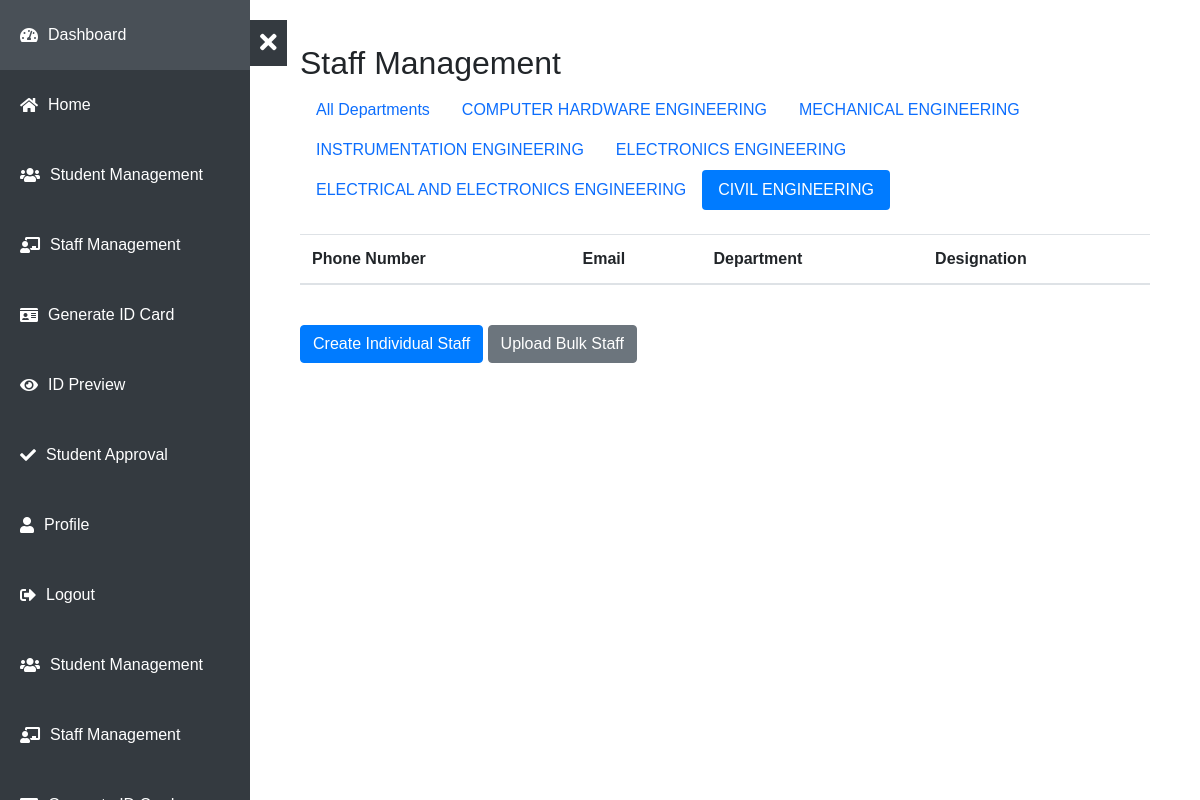
The page /staff_management/?department=7 on the database its author committed.
### students/models.py (models this page shows, shortened)
class Department(models.Model):
    name = models.CharField(max_length=100, unique=True)

### students/views.py (the view)
# urls.py: path('staff_management/', views.staff_management, name='staff_management'),
def staff_management(request):
    departments = Department.objects.all()
    selected_department = request.GET.get('department')
    if selected_department:
        staff_members = Staff.objects.filter(department__id=selected_department)
    else:
        staff_members = Staff.objects.all()
    return render(request, 'staff_management.html', {
        'departments': departments,
        'staff_members': staff_members,
        'selected_department': selected_department,
    })

### students/templates/staff_management.html (shortened to what this page needs)
{% extends "base.html" %}
{% block content %}
<div class="container">
    <h2>Staff Management</h2>
    <ul class="nav nav-pills mb-4">
        <li class="nav-item">
            <a class="nav-link {% if not selected_department %}active{% endif %}" href="{% url 'staff_management' %}">All Departments</a>
        </li>
        {% for department in departments %}
            <li class="nav-item">
                <a class="nav-link {% if selected_department == department.id|stringformat:"s" %}active{% endif %}" href="{% url 'staff_management' %}?department={{ department.id }}">{{ department.name }}</a>
            </li>
        {% endfor %}
    </ul>
    <div class="table-responsive mb-4">
        <table class="table table-striped">
            <thead>
                <tr>
                    <th>Phone Number</th>
                    <th>Email</th>
                    <th>Department</th>
                    <th>Designation</th>
                </tr>
            </thead>
        </table>
    </div>
    <button type="button" class="btn btn-primary" data-toggle="modal" data-target="#createStaffModal">
        Create Individual Staff
    </button>
    <button type="button" class="btn btn-secondary" data-toggle="modal" data-target="#uploadStaffModal">
        Upload Bulk Staff
    </button>
</div>
{% endblock %}

### students/templates/base.html (style rules this page uses)
body { display: flex; min-height: 100vh; margin: 0; font-family: Arial, sans-serif; }

### rows shown on the page
Department: name "COMPUTER HARDWARE ENGINEERING"
Department: name "MECHANICAL ENGINEERING"
Department: name "INSTRUMENTATION ENGINEERING"
Department: name "ELECTRONICS ENGINEERING"
Department: name "ELECTRICAL AND ELECTRONICS ENGINEERING"
Department: name "CIVIL ENGINEERING"
